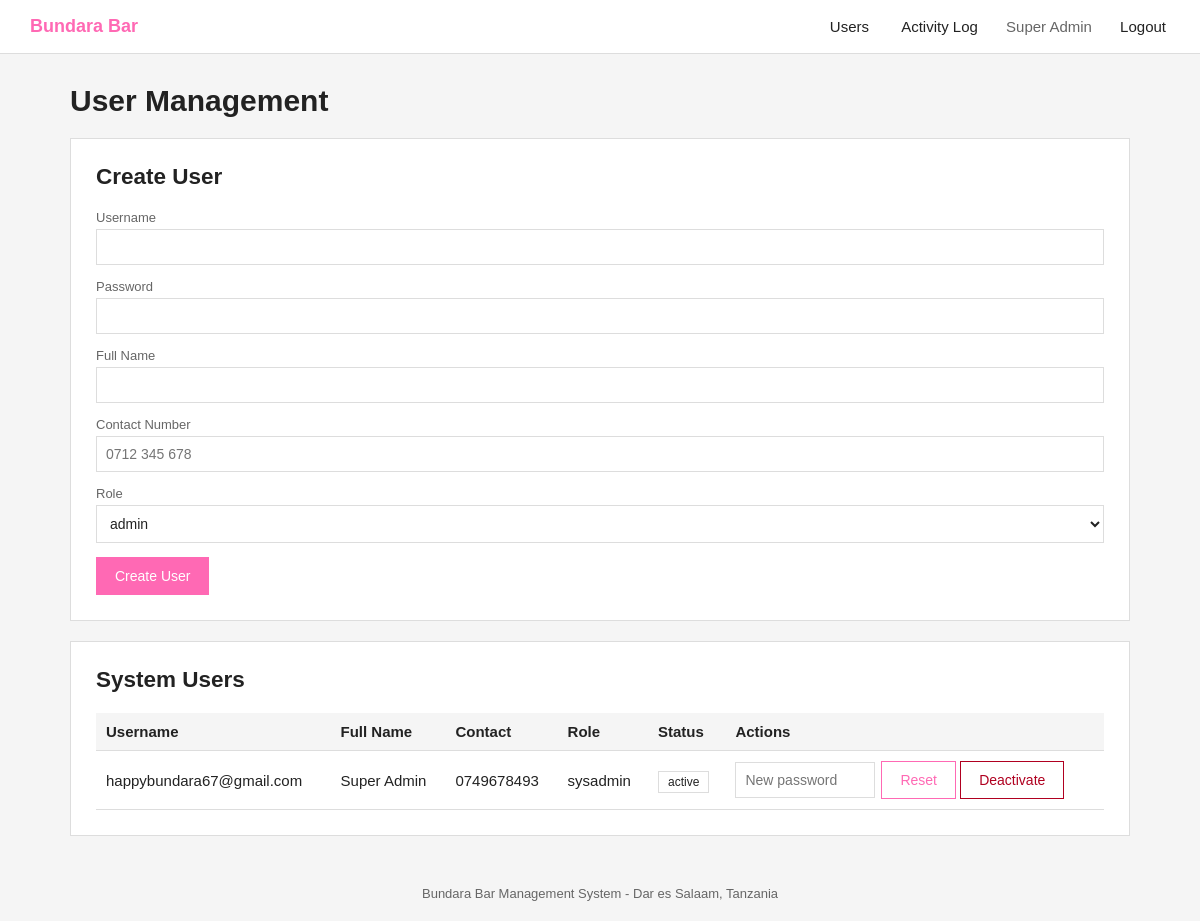
Before: /sysadmin/users.php (signed in) with the older database file.
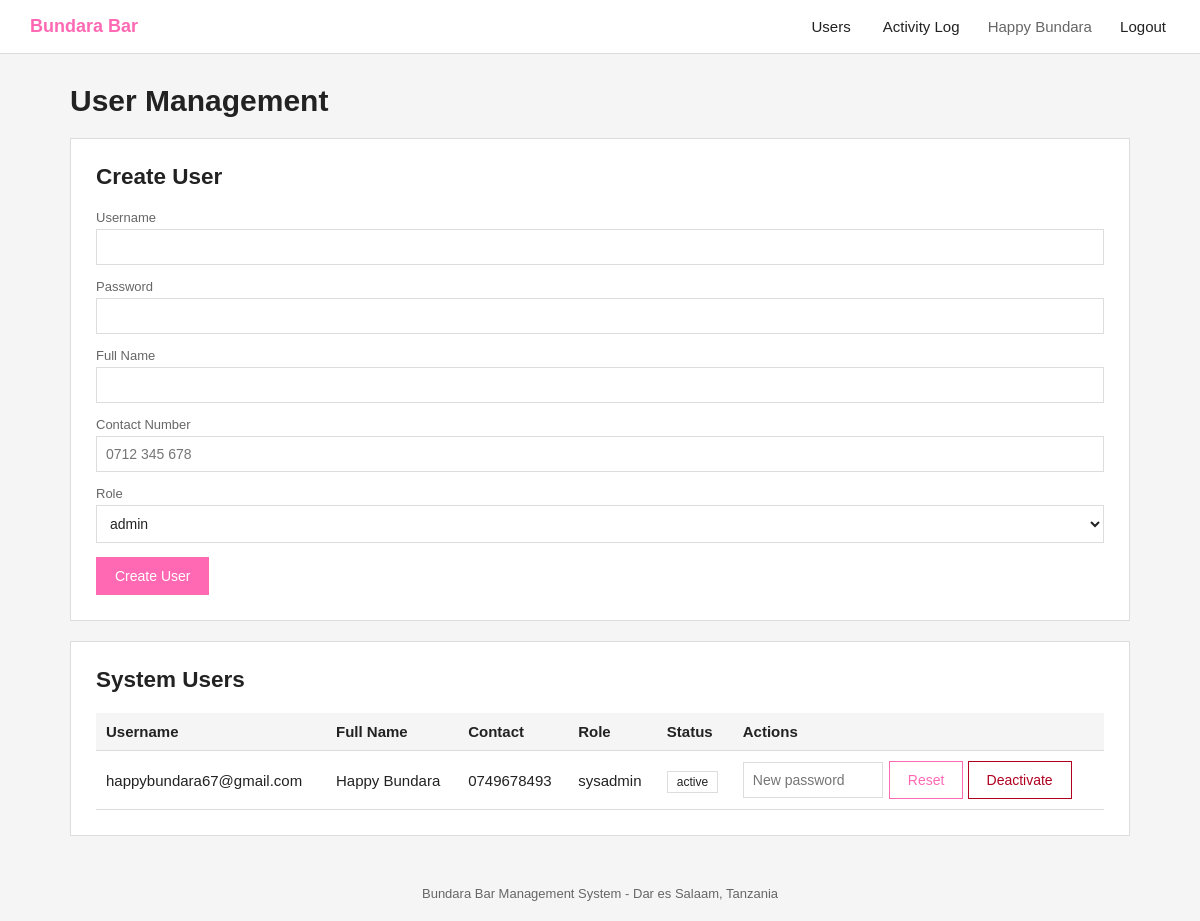
After: the same page with the newer database file.
### tables this page shows
CREATE TABLE users (
    id INT AUTO_INCREMENT PRIMARY KEY,
    username VARCHAR(50) NOT NULL UNIQUE,
    password_hash VARCHAR(255) NOT NULL,
    full_name VARCHAR(100) NOT NULL,
    contact_encrypted TEXT,
    role_id INT NOT NULL,
    status ENUM('active', 'inactive') NOT NULL DEFAULT 'active',
    created_at DATETIME NOT NULL,
    FOREIGN KEY (role_id) REFERENCES roles(id)
);

CREATE TABLE roles (
    id INT AUTO_INCREMENT PRIMARY KEY,
    role_name VARCHAR(50) NOT NULL UNIQUE
);

### includes/functions.php (called while the page is built, shortened)
<?php
function e(?string $value): string
{
    return htmlspecialchars($value ?? '', ENT_QUOTES, 'UTF-8');
}

### config/Database.php (called while the page is built)
<?php
class Database
{
    private static ?Database $instance = null;
    private PDO $connection;
    private function __construct()
    {
        try {
            $this->connection = new PDO(
                'mysql:host=' . DB_HOST . ';dbname=' . DB_NAME . ';charset=utf8mb4',
                DB_USER,
                DB_PASS,
                [
                    PDO::ATTR_ERRMODE => PDO::ERRMODE_EXCEPTION,
                    PDO::ATTR_DEFAULT_FETCH_MODE => PDO::FETCH_ASSOC,
                    PDO::ATTR_EMULATE_PREPARES => false,
                ]
            );
        } catch (PDOException $e) {
            die('Database connection failed: ' . $e->getMessage());
        }
    }
    public static function getInstance(): Database
    {
        if (self::$instance === null) {
            self::$instance = new self();
        }
        return self::$instance;
    }
    public function getConnection(): PDO
    {
        return $this->connection;
    }
}

### classes/User.php (called while the page is built, shortened)
<?php
require_once __DIR__ . '/../config/Database.php';
require_once __DIR__ . '/Security.php';
class User
{
    private PDO $db;
    public function __construct()
    {
        $this->db = Database::getInstance()->getConnection();
    }
    public function getAll(): array
    {
        $stmt = $this->db->query(
            'SELECT u.id, u.username, u.full_name, u.contact_encrypted, r.role_name, u.status, u.created_at
             FROM users u
             JOIN roles r ON u.role_id = r.id
             ORDER BY u.created_at DESC'
        );
        $users = $stmt->fetchAll();
        return $users;
    }
    public function getRoles(): array
    {
        $stmt = $this->db->query('SELECT * FROM roles ORDER BY id');
        return $stmt->fetchAll();
    }
}

### classes/Security.php (called while the page is built, shortened)
<?php
class Security
{
    private static function getKey(): string
    {
        return hash('sha256', ENCRYPTION_KEY, true);
    }
    public static function decrypt(?string $cipherText): ?string
    {
        $raw = base64_decode($cipherText);
        $ivLength = openssl_cipher_iv_length(self::CIPHER);
        $iv = substr($raw, 0, $ivLength);
        $encrypted = substr($raw, $ivLength);
        $result = openssl_decrypt($encrypted, self::CIPHER, self::getKey(), OPENSSL_RAW_DATA, $iv);
        return $result === false ? null : $result;
    }
}

### sysadmin/users.php (the view, shortened to what this page needs)
<?php
require_once __DIR__ . '/../includes/functions.php';
require_once __DIR__ . '/../classes/User.php';
$userModel = new User();
$users = $userModel->getAll();
$roles = $userModel->getRoles();
require_once __DIR__ . '/../includes/header.php';
?>
<h1 class="page-title">User Management</h1>
<div class="card">
    <h2 class="page-title">Create User</h2>
    <form action="<?= BASE_URL ?>/sysadmin/process_users.php" method="POST">
        <label for="username">Username</label>
        <input type="text" id="username" name="username" required>
        <label for="password">Password</label>
        <input type="password" id="password" name="password" required>
        <label for="full_name">Full Name</label>
        <input type="text" id="full_name" name="full_name" required>
        <label for="contact">Contact Number</label>
        <input type="text" id="contact" name="contact" placeholder="0712 345 678">
        <label for="role_id">Role</label>
        <select id="role_id" name="role_id" required>
            <?php foreach ($roles as $role): ?>
                <option value="<?= (int) $role['id'] ?>"><?= e($role['role_name']) ?></option>
            <?php endforeach; ?>
        </select>
        <button type="submit" class="btn-primary">Create User</button>
    </form>
</div>
<div class="card">
    <h2 class="page-title">System Users</h2>
    <table>
        <tr>
            <th>Username</th>
            <th>Full Name</th>
            <th>Contact</th>
            <th>Role</th>
            <th>Status</th>
            <th>Actions</th>
        </tr>
        <?php foreach ($users as $user): ?>
            <tr>
                <td><?= e($user['username']) ?></td>
                <td><?= e($user['full_name']) ?></td>
                <td><?= e($user['contact'] ?? '-') ?></td>
                <td><?= e($user['role_name']) ?></td>
                <td><span class="badge"><?= e($user['status']) ?></span></td>
                <td class="actions">
                    <form action="<?= BASE_URL ?>/sysadmin/process_users.php" method="POST" style="display:inline-flex; gap:6px; align-items:center;">
                        <input type="password" name="new_password" placeholder="New password" required style="width:140px; margin-bottom:0;">
                        <button type="submit" class="btn">Reset</button>
                    </form>
                    <form action="<?= BASE_URL ?>/sysadmin/process_users.php" method="POST" onsubmit="return confirm('Deactivate this user?');">
                        <button type="submit" class="btn-danger">Deactivate</button>
                    </form>
                </td>
            </tr>
        <?php endforeach; ?>
    </table>
</div>
<?php require_once __DIR__ . '/../includes/footer.php'; ?>

### includes/header.php (shortened to what this page needs)
<!DOCTYPE html>
<html lang="en">
<head>
<link rel="stylesheet" href="<?= BASE_URL ?>/assets/css/style.css">
</head>
<body>
<nav class="navbar">
    <div class="brand">Bundara Bar</div>
    <div class="nav-links">
        <?php if (($_SESSION['role'] ?? '') === 'admin'): ?>
            <a href="<?= BASE_URL ?>/admin/dashboard.php">Dashboard</a>
            <a href="<?= BASE_URL ?>/admin/inventory.php">Inventory</a>
            <a href="<?= BASE_URL ?>/admin/sales_report.php">Sales Report</a>
            <a href="<?= BASE_URL ?>/cashier/pos.php">New Order</a>
        <?php elseif (($_SESSION['role'] ?? '') === 'cashier'): ?>
            <a href="<?= BASE_URL ?>/cashier/pos.php">New Order</a>
        <?php elseif (($_SESSION['role'] ?? '') === 'sysadmin'): ?>
            <a href="<?= BASE_URL ?>/sysadmin/users.php">Users</a>
            <a href="<?= BASE_URL ?>/sysadmin/activity_log.php">Activity Log</a>
        <?php endif; ?>
        <span class="nav-user"><?= e($_SESSION['full_name'] ?? '') ?></span>
        <a href="<?= BASE_URL ?>/auth/logout.php">Logout</a>
    </div>
</nav>
<main>

### includes/footer.php
</main>
<footer class="footer">
    <span><?= APP_NAME ?> - Dar es Salaam, Tanzania</span>
</footer>
</body>
</html>

### assets/css/style.css (style rules this page uses)
:root { --bg: #ffffff; --bg-alt: #f5f5f5; --text: #222222; --text-light: #666666; --border: #dddddd; --pink: #FF69B4; }
* { box-sizing: border-box; }
body { margin: 0; padding: 0; font-family: Arial, Helvetica, sans-serif; background-color: var(--bg-alt); color: var(--text); font-size: 15px; }
a { text-decoration: none; color: var(--text); }
.navbar { display: flex; justify-content: space-between; align-items: center; background-color: var(--bg); border-bottom: 1px solid var(--border); padding: 16px 30px; }
.navbar .brand { font-weight: bold; font-size: 18px; color: var(--pink); }
.nav-links a { margin-left: 20px; padding: 6px 4px; color: var(--text); }
.nav-user { margin-left: 20px; color: var(--text-light); }
main { max-width: 1100px; margin: 30px auto; padding: 0 20px; }
.container, .card { background-color: var(--bg); border: 1px solid var(--border); padding: 25px; margin-bottom: 20px; }
.page-title { margin-top: 0; margin-bottom: 20px; }
table { width: 100%; border-collapse: collapse; margin-top: 10px; }
th, td { text-align: left; padding: 10px; border-bottom: 1px solid var(--border); }
th { background-color: var(--bg-alt); font-weight: bold; }
button, .btn { background-color: var(--bg); border: 1px solid var(--pink); color: var(--pink); padding: 10px 18px; font-size: 14px; cursor: pointer; transition: all 0.2s ease; }
.btn-primary { background-color: var(--pink); color: var(--bg); border-color: var(--pink); }
.btn-danger { color: #b00020; border-color: #b00020; }
label { display: block; font-size: 13px; color: var(--text-light); margin-bottom: 4px; }
input, select { width: 100%; padding: 9px; border: 1px solid var(--border); margin-bottom: 14px; font-size: 14px; background-color: var(--bg); color: var(--text); }
.badge { padding: 3px 9px; font-size: 12px; border: 1px solid var(--border); }
.actions form { display: inline; }
.footer { text-align: center; color: var(--text-light); font-size: 13px; padding: 20px 0; }

Changed rows visible on the page:
changed users "happybundara67@gmail.com": full_name "Super Admin" → "Happy Bundara"
Other visible differences:
$_SESSION['full_name']: "Super Admin" → "Happy Bundara"
